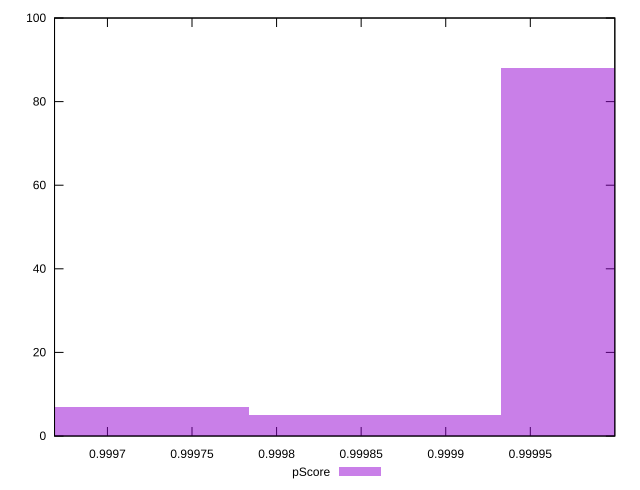

This chart was generated by the following gnuplot code:
reset

$pScore <<EOF
1.0000070225184297 88
0.9997091354101431 7
0.9998580789642864 5
EOF

set key outside below
set boxwidth 0.0001489435541433467
set xrange [0.9996687264701117:0.9999999641342965]
set yrange [0:100]
set trange [0:100]
set style fill transparent solid 0.5 noborder
set terminal svg size 640, 490 enhanced background rgb 'white'
set output "reports/report_00032_2021-02-25T10-28-15.087Z/max-potential-fid/samples/card/pScore/histogram.svg"

plot $pScore title "pScore" with boxes

reset
